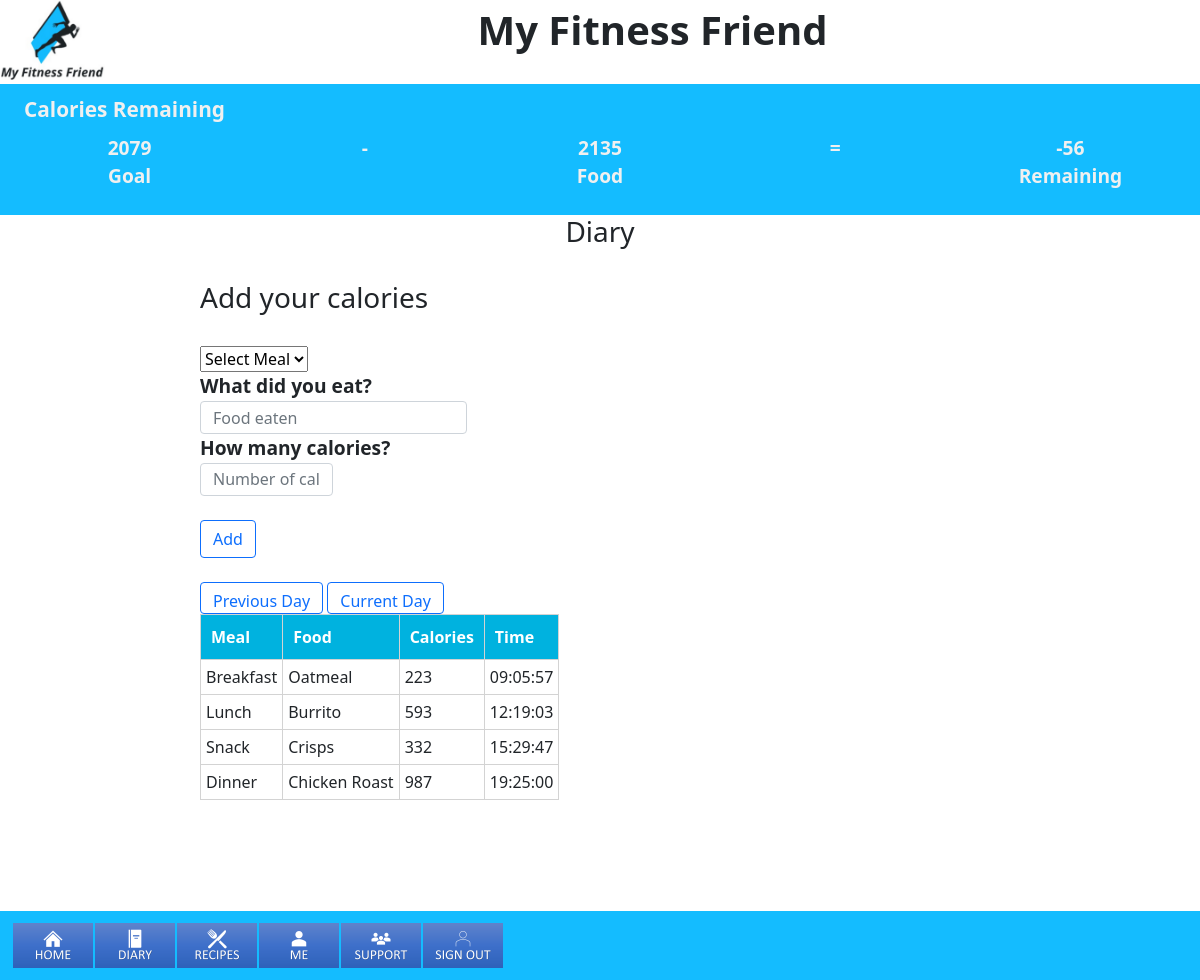
/diary.php (signed in), run on the app's committed database.
### tables this page shows
CREATE TABLE `users` (
  `uid` int(11) NOT NULL,
  `username` varchar(32) DEFAULT NULL,
  `password` varchar(64) DEFAULT NULL,
  `firstname` varchar(64) DEFAULT NULL,
  `lastname` varchar(64) DEFAULT NULL,
  `email` varchar(128) DEFAULT NULL,
  `age` smallint(3) DEFAULT NULL,
  `gender` varchar(6) DEFAULT NULL,
  `start_weight` int(3) DEFAULT NULL,
  `current_weight` int(3) DEFAULT NULL,
  `goal_weight` int(3) DEFAULT NULL,
  `height` int(3) DEFAULT NULL,
  `unit1` varchar(32) DEFAULT NULL,
  `unit2` varchar(32) DEFAULT NULL,
  `mentor1` int(3) DEFAULT NULL,
  `mentor2` int(3) DEFAULT NULL,
  `mentor3` int(3) DEFAULT NULL,
  `calorie_intake` int(5) DEFAULT NULL
);

CREATE TABLE `calories` (
  `cid` int(5) NOT NULL,
  `uid` int(11) DEFAULT NULL,
  `food` varchar(120) DEFAULT NULL,
  `meal` varchar(120) DEFAULT NULL,
  `calorie_intake` int(5) DEFAULT NULL,
  `exercise` varchar(120) DEFAULT NULL,
  `calories_burnt` int(5) DEFAULT NULL,
  `datetime` datetime NOT NULL
);

### diary.php (the view, shortened to what this page needs)
<?php
include 'header.php';
if(!isset($_SESSION['uid']))
{
  echo 'You are being redirected to the home page!';
  header("Location:index.php");
}
else
{
  $uid=$_SESSION['uid'];
}
if(isset($_POST['plus']))
{
  $plus_query = "SELECT meal,food,calorie_intake, CAST(datetime as time) AS 'Time' FROM calories WHERE uid = $uid AND date(datetime) = curdate();";
  $result = executeQuery($plus_query);
}
elseif (isset ($_POST['minus']))
{
  $minus_query = "SELECT meal,food,calorie_intake, CAST(datetime as time) AS 'Time' FROM calories WHERE uid = $uid AND date(datetime) = curdate()-1;";
  $result = executeQuery($minus_query);
}
else
{
  $default_query = "SELECT meal,food,calorie_intake, CAST(datetime as time) AS 'Time' FROM calories WHERE uid = $uid AND date(datetime) = curdate();";
  $result = executeQuery($default_query);
}
?>
      <h3><center>Diary<center></h3><br>
        <div class="col-md-8 m-auto block" id="main_content">
      <h3>Add your calories</h3><br>
        <form action="calorieupdate.php" method="post" enctype="multipart/form-data">
        <div class="form-group">
        <div class="col-3">
                <select name="meal" id="meal" required>
                    <option value="" selected disabled hidden>Select Meal</option>
                </select>
            </div>
          <div class="col-sm-12">
              <label for="inputFood" class="col-sm-12">What did you eat?</label>
              </div>
          </div>
              <div class="form-group">
              <div class="col-sm-4 col-sm-offset-4">
                  <input type="text" class="form-control" id="inputFood" placeholder="Food eaten" name="food" required>
              </div>
          </div>
          <div class="form-group">
          <div class="col-sm-12">
              <label for="inputCal" class="col-sm-12">How many calories?</label>
              </div>
          </div>
          <div class="form-group">
          <div class="col-sm-2 col-sm-offset-5">
            <input type="text" class="form-control" id="inputCal" placeholder="Number of calories" name="calorie_intake" required>
            </div>
          </div><br>
            <button class="btn btn-outline-primary" type="submit" name="post">Add</button>
        </form>
      </div>
    </div><br>
    <div class="col-md-8 m-auto block" id="main_content">
      <form action="diary.php" method="post">
      <input type="submit" class = "btn btn-outline-primary" name="minus" value="Previous Day">
      <input type="submit" class = "btn btn-outline-primary" name="plus" value="Current Day">
    <table class="table-main">
    <tr>
      <th>Meal</th>
      <th>Food</th>
      <th>Calories</th>
      <th>Time</th>
    </tr>
<?php
function executeQuery($query)
{
    $connection = mysqli_connect("localhost","root","");
    $result = mysqli_query($connection, $query);
    return $result;
}
while($row = mysqli_fetch_assoc($result)){
  ?>
<tr>
    <td><?php echo $row['meal'];?></td>
    <td><?php echo $row['food'];?></td>
    <td><?php echo $row['calorie_intake'];?></td>
    <td><?php echo $row['Time'];?></td>
</tr>
  <?php
}
?>
      </table>
      </form>
    </div>
<?php
include 'footer.php';
?>

### interface.php (shortened to what this page needs)
<?php
if (isset($_SESSION['username'])) {
  $connection = mysqli_connect("localhost","root","");
  $calorieQuery = "SELECT SUM(calorie_intake) FROM calories WHERE uid = '$_SESSION[uid]' AND date(datetime) = curdate();";
  $calorieResult = mysqli_query($connection, $calorieQuery);
  $crTemp = mysqli_fetch_array($calorieResult);
  if(empty($crTemp[0])) {
    $cr = 0;
  }
  else {
    $cr = $crTemp[0];
  }
  $query = "SELECT * FROM users WHERE uid = '$_SESSION[uid]'";
  $result = mysqli_query($connection, $query);
  while ($row = mysqli_fetch_assoc($result)) {
    $sw = $row['start_weight'];
    $cw = $row['current_weight'];
    $gw = $row['goal_weight'];
    $g = $row['gender'];
  }
  $result1 = $cw * 2.205;
  $result2 = $result1 * 15;
  $x = $sw - $gw;
  $y = $sw - $cw;
  $z = $y / $x;
  $offset = 1 - $z;
  $reduction = $offset / 2;
  $reduction2 = $result2 * $reduction;
  if($g == "Male") {
    $ci = MAX(round($result2 - $reduction2),1800);
  }
  else {
    $ci = MAX(round($result2 - $reduction2),1500);
  }
  $ri = round($ci - $cr);
  echo <<<INTERFACE
  <div class="container-fluid" id="calorie">
    <legend class="title">Calories Remaining</legend>
    <div class="row">
      <div class="col">
        <label>{$ci}<br>Goal</label>
      </div>
      <div class="col">
        <label>-</label>
      </div>
      <div class="col">
        <label>{$cr}<br>
        Food</label>
      </div>
      <div class="col">
        <label>=</label>
      </div>
      <div class="col">
        <label>{$ri}<br>
        Remaining</label>
      </div>
    </div>
  </div>
  INTERFACE;
  echo <<<NAV
  <nav class="navbar navbar-default" id="UserNav">
    <span class="container-fluid">
    <ul class="nav nav-pills navbar-right">
          <li class="nav-item">
            <a class="nav-link" href="home.php">
              <img src="img/home.png" width="80" alt="Home nav button">
            </a>
          </li>
          <li class="nav-item">
            <a class="nav-link" href="diary.php">
              <img src="img/diary.png" width="80" alt="Diary nav button">
            </a>
          </li>
          <li class="nav-item">
            <a class="nav-link" href="recipes.php">
              <img src="img/recipes.png" width="80" alt="Recipes nav button">
            </a>
          </li>
          <li class="nav-item">
            <a class="nav-link" href="me.php">
              <img src="img/me.png" width="80" alt="Me nav button">
            </a>
          </li>
          <li class="nav-item">
            <a class="nav-link" href="support.php">
              <img src="img/support.png" width="80" alt="Support nav button">
            </a>
          </li>
          <li class="nav-item">
            <a class="nav-link" href="sign_out.php">
              <img src="img/signOut.png" width="80" alt="Sign Out nav button">
            </a>
          </li>
        </ul>
    </span>
  </nav>
  NAV;
}
else {
  include 'docs/ToS.php';
}
?>

### css/style.css (style rules this page uses)
:root { --colourPri: #022140; --colourSec: #c5c5c5; --colourBG: #14BCFF; --colourText: #f0f0f0; --colourNav: #c68c53a8; --colourHover: #233385; }
#calorie, #loginHeader { padding-left: 1.5em; padding-right: 1.5em; padding-bottom: 1.5em; font-size: 1em; font-weight: bold; text-align: center; color: var(--colourText); background-color: var(--colourBG); }
.title { font-size: 1.3em; text-align: left; padding-top: .5em; }
#UserNav { display: flex; float: none; justify-content: center; position: fixed; top: 93%; height: 7%; width: 100%; background-color: var(--colourBG); }
label { font-size: 1.2em; font-weight: bolder; }
input { height: calc(1.6em + .6vw); }
.nav>li>a { padding: 1px; }
.table-main, .table-main th, .table-main td { border: 1px solid lightgrey; }
.table-main th { background-color: rgb(0, 178, 223); color: white; padding: 10px; }
.table-main td { background-color: #ffffff; padding: 5px; }

### data on the page
users: ci "2079"
calories: meal "Breakfast", food "Oatmeal", calorie_intake "223", Time "09:05:57"
calories: meal "Lunch", food "Burrito", calorie_intake "593", Time "12:19:03"
calories: meal "Snack", food "Crisps", calorie_intake "332", Time "15:29:47"
calories: meal "Dinner", food "Chicken Roast", calorie_intake "987", Time "19:25:00"

### other printed values
$cr "2135"
$ri "-56"
